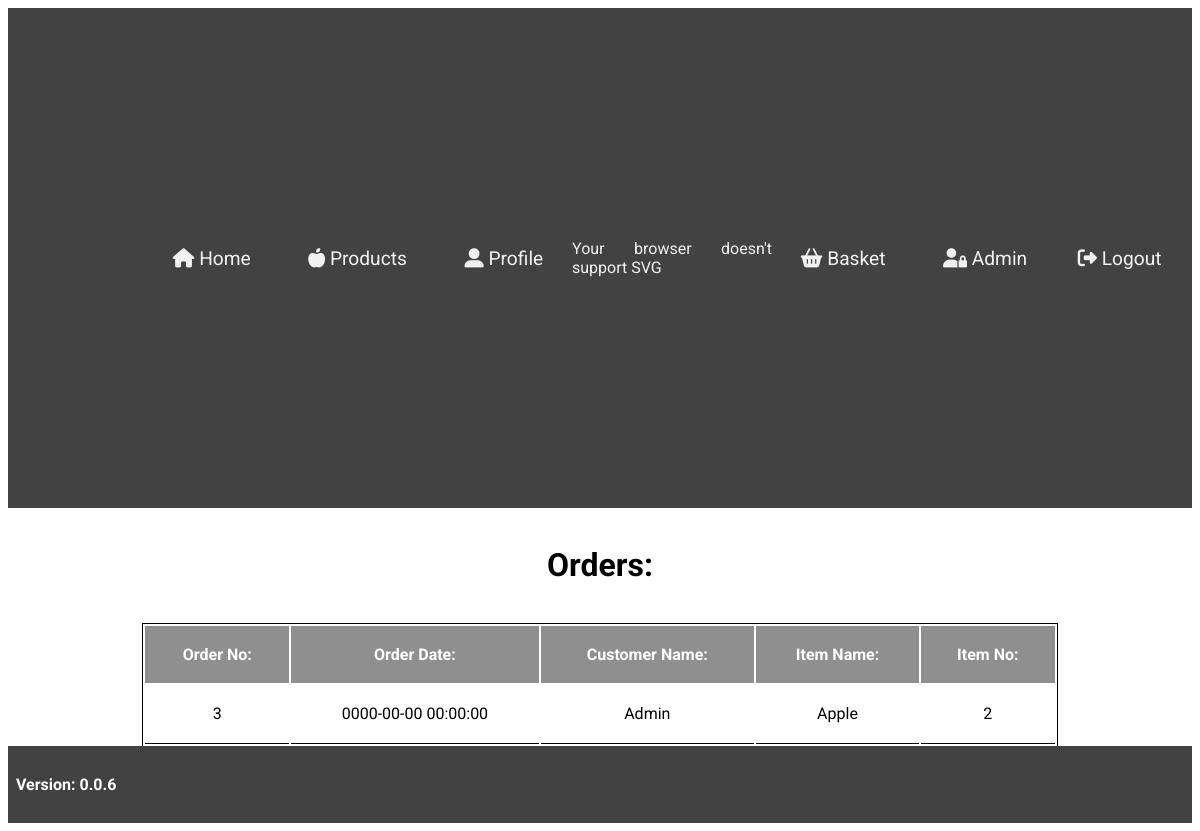
Screenshot of /orders.php (signed in) with the database file from the repository.
### tables this page shows
CREATE TABLE `orders` (
  `orderId` int(12) NOT NULL,
  `orderDate` datetime NOT NULL DEFAULT current_timestamp(),
  `usrnm` varchar(255) NOT NULL,
  `itemId` int(12) NOT NULL,
  `itemName` varchar(255) NOT NULL
);

### orders.php (the view)
<?php
    require './includes/header.php';
    if(!isset($_SESSION['loggedin'])){
        header('location: index.php');
    } elseif($_SESSION['usrType'] < 1 && isset($_SESSION['loggedin'])){
        header('location: home.php');
    } else{
        $sql = 'SELECT * FROM orders';
 ?>
        <h1 class="header">Orders:</h1>
 <?php
        if($result = mysqli_query($conn, $sql)):
            if(mysqli_num_rows($result) > 0):
            ?>
                <table class="orders">
                    <thead>
                        <tr>
                            <th>Order No:</th>
                            <th>Order Date:</th>
                            <th>Customer Name:</th>
                            <th>Item Name:</th>
                            <th>Item No:</th>
                        </tr>
                    </thead>
                    <tbody>
                    <?php
                    while($row = mysqli_fetch_array($result)):
                    ?>
                        <tr>
                            <td><?php echo $row['orderId']; ?></td>
                            <td><?php echo $row['orderDate']; ?></td>
                            <td><?php echo $row['usrnm']; ?></td>
                            <td><?php echo $row['itemName']; ?></td>
                            <td><?php echo $row['itemId']; ?></td>
                    </tr>
<?php
                endwhile;
                mysqli_free_result($result);?>
                </tbody>
                </table>
<?php
            else: echo "<p>No records were found.</p>";
            endif;
        else:
                echo "ERROR: Could not execute $sql. " . mysqli_error($conn);
        endif;
    }
    include './includes/footer.php';
?>

### css/styles.css (style rules this page uses)
* { box-sizing: border-box; font-family: 'Roboto', sans-serif; }
.header { text-align: center; margin: 1.2em 0; }
.orders { width: calc(80% - 2em); max-width: 100%; margin: 0 auto; border: 1px solid; border-bottom: none; }
.orders thead { padding: 2em; width: 100%; background-color: #8F8F8F; color: white; }
.orders tbody { text-align: center; }
.orders th, .orders td { padding: 1.2em; }
.orders td { border-bottom: 1px solid; }

### rows the page displays
orders: orderId "3", orderDate "0000-00-00 00:00:00", usrnm "Admin", itemName "Apple", itemId "2"
